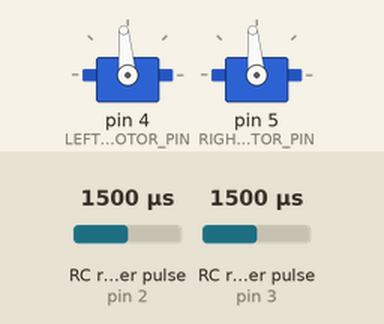
Simulated run of this sketch. Board: Arduino Uno, built with avr-gcc and run on an emulated ATmega328P. On the bench: 2 × servo. Wiring (inferred from the names in the program): 2 × RC receiver channel: data pin 2 / data pin 3. The test bench sets the inputs (shaded band); at power-on: RC receiver pulse (sensors on pin 2, pin 3) 1500 µs.

Above: at 1.2 s.
1.3 s: RC receiver pulse (sensor on pin 2) set to 1020 µs
At 1.47 s:
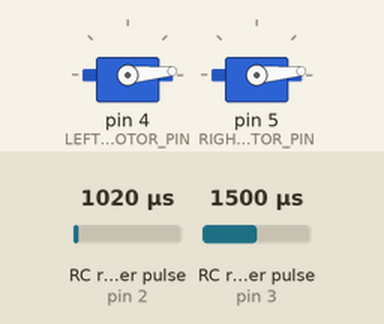
4.3 s: RC receiver pulse (sensor on pin 3) set to 1020 µs
At 5.0 s:
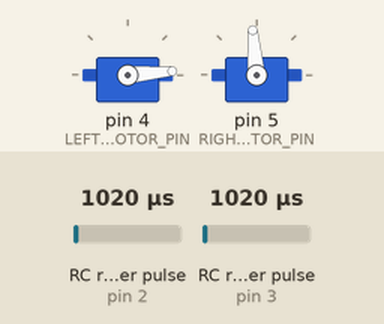
7.3 s: RC receiver pulse (sensor on pin 2) set to 1980 µs
At 8.0 s:
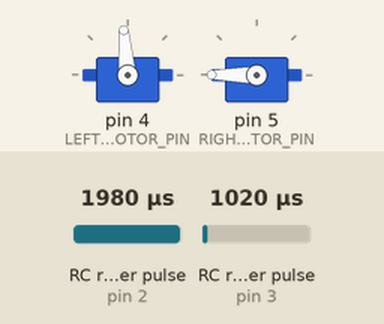
8.8 s: RC receiver pulse (sensor on pin 3) set to 1250 µs
11.8 s: RC receiver pulse (sensor on pin 2) set to 1500 µs
At 12.25 s:
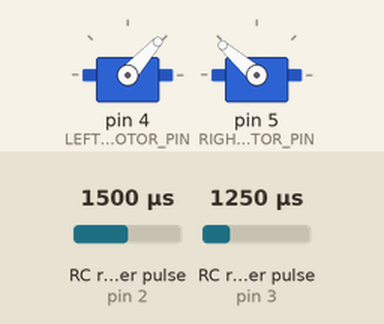
14.8 s: RC receiver pulse (sensor on pin 3) set to 1500 µs
Timing chart, 0 to 18.7 s (numbered marks = the images above; inputs shaded):
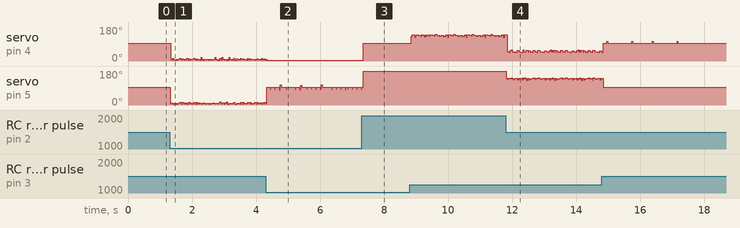

The sketch:

westinghouse_3.ino
```cpp
#include <Servo.h>

#define STEERING_CTRL_PIN 3
#define THROTTLE_CTRL_PIN 2
#define LEFT_MOTOR_PIN 4
#define RIGHT_MOTOR_PIN 5

volatile int steeringStartTime;
volatile int steeringTime;
volatile int throttleStartTime;
volatile int throttleTime;
volatile int throttleTimeOld;
volatile int leftMotorValue;
volatile int rightMotorValue;
Servo leftMotor;
Servo rightMotor;

void getSteeringTime () {
  unsigned int currentTime = micros ();

  if (currentTime - steeringStartTime > 2000)
    steeringStartTime = currentTime;
  else {
    steeringTime = currentTime - steeringStartTime;
    steeringTime -= 1000;
  }
}

void getThrottleTime () {
  unsigned int currentTime = micros ();

  if (currentTime - throttleStartTime > 2000)
    throttleStartTime = currentTime;
  else {
    throttleTime = currentTime - throttleStartTime;
    throttleTime -= 1000;
    leftMotorValue = throttleTime;
    rightMotorValue = throttleTime;
    leftMotorValue += steeringTime - 500;
    rightMotorValue -= steeringTime - 500;
    if (leftMotorValue > 1000)
      leftMotorValue = 1000;
    if (leftMotorValue < 0)
      leftMotorValue = 0;
    if (leftMotorValue < 550 && leftMotorValue > 450)
      leftMotorValue = 500;
    if (rightMotorValue > 1000)
      rightMotorValue = 1000;
    if (rightMotorValue < 0)
      rightMotorValue = 0;
    if (rightMotorValue < 550 && rightMotorValue > 450)
      rightMotorValue = 500;
  }
}

void setup() {
  pinMode (THROTTLE_CTRL_PIN, INPUT);
  pinMode (STEERING_CTRL_PIN, INPUT);
  attachInterrupt (digitalPinToInterrupt(STEERING_CTRL_PIN), getSteeringTime, CHANGE);
  attachInterrupt (digitalPinToInterrupt(THROTTLE_CTRL_PIN), getThrottleTime, CHANGE);
  leftMotor.attach (LEFT_MOTOR_PIN);
  rightMotor.attach (RIGHT_MOTOR_PIN);
  leftMotorValue = 500;
  rightMotorValue = 500;
}

void loop() {
  //leftMotor.write (100);
  //rightMotor.write (100);
  //leftMotorValue = 500;
  //rightMotorValue = 500;
  leftMotor.write (leftMotorValue*18/100 + 5);
  rightMotor.write (rightMotorValue*18/100 + 5);
}
```

Measured:
- after the input at 7.3 s, servo on pin 4 (LEFT_MOTOR_PIN): 5° → 95° at once
